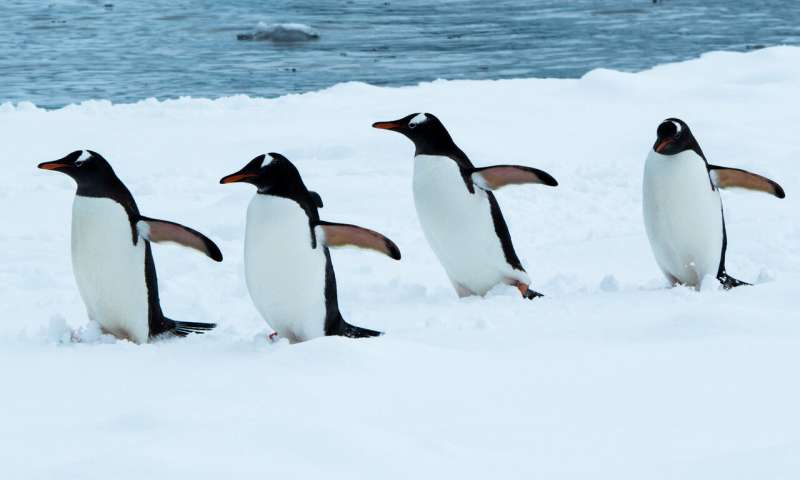
#> input picture canny edge detection/penguin.jpg, 800 x 480 px
$ python main.py
#> lines starting #> are read from the running program, lines starting #| are printed output that depends on the picture; after the words box and inside, x2 and y2 are one past the last pixel; in counts of white or black regions, pixels touching at a corner belong together
import cv2
import numpy as np
from matplotlib import pyplot as plot

"""
The Canny edge detector is an edge detection operator that uses a
multi-stage algorithm to detect a wide range of edges in images.
"""

"""
The Process of Canny edge detection algorithm can be broken down to 5 different steps:
    1. Apply Gaussian filter to smooth the image in order to remove the noise.
    2. Find the intensity gradients of the image.
    3. Apply non-maximum suppression to get rid of spurious response to edge detection.
    4. Apply double threshold to determine potential edges.
    5. Track edge by hysteresis: Finalize the detection of edges by suppressing all the other edges that are weak and not connected to strong edges.
"""

def show(value):
    """ show function """
    print(value) # display current trackbar value

def canny_edge_detection_example():
    """ canny_edge_detection_example function """
    img = cv2.imread("penguin.jpg", 0) # read penguin.jpg
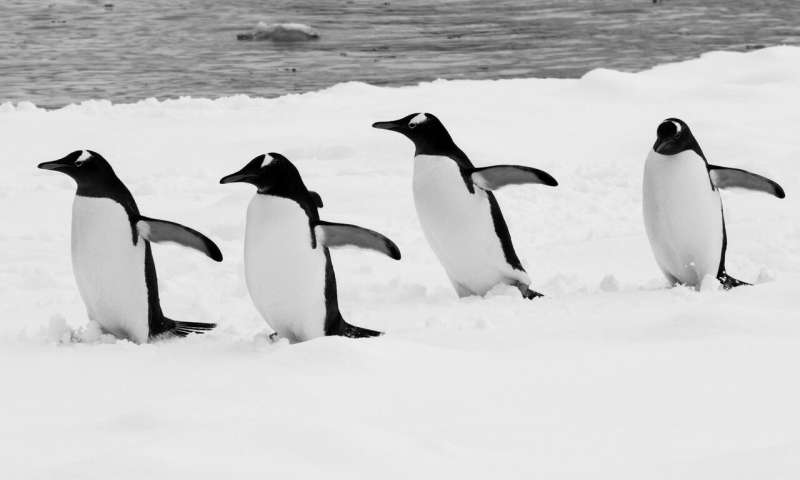
#> img: shape (480, 800); min 0, max 255, mean 201.5

    cv2.namedWindow("Trackbar") # namedWindow "Trackbar"

    cv2.createTrackbar("threshold1", "Trackbar", 0, 255, show) # create threshold 1 trackbar
    cv2.createTrackbar("threshold2", "Trackbar", 0, 255, show) # create threshold 2 trackbar

    cv2.setTrackbarPos("threshold1", "Trackbar", 100) # set default value (threshold 1 trackbar)
    cv2.setTrackbarPos("threshold2", "Trackbar", 200) # set default value (threshold 2 trackbar)

    cv2.imshow("Image", img) # display original Image

    while True:
        # canny edge img with threshold 1 & 2 (from trackbar)
        canny = cv2.Canny(img, cv2.getTrackbarPos("threshold1", "Trackbar"), cv2.getTrackbarPos("threshold2", "Trackbar"))
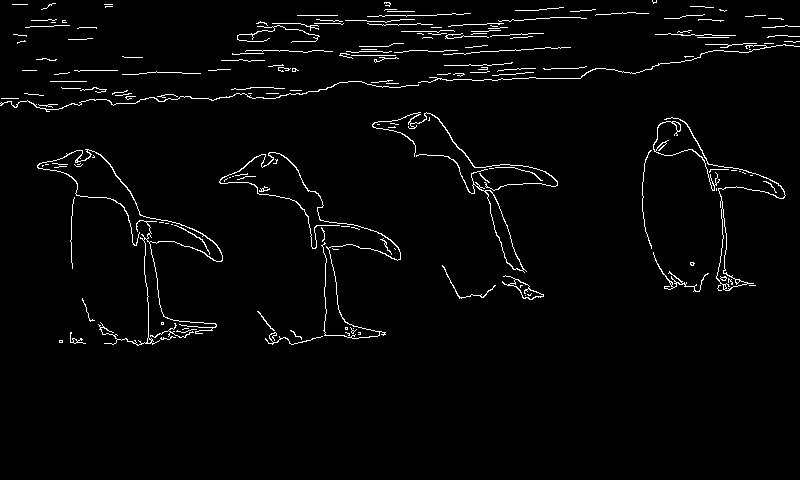
#> canny: shape (480, 800); 2.5% white in thin lines or dots, all inside (x1, y1, x2, y2) = (0, 0, 800, 346)

        cv2.imshow("Trackbar", canny) # display canny

        if cv2.waitKey(1) & 0xFF == ord("q"): # if press "q"
#> (key q is pressed here)
            break # break the loop

    cv2.destroyAllWindows()
canny_edge_detection_example()
